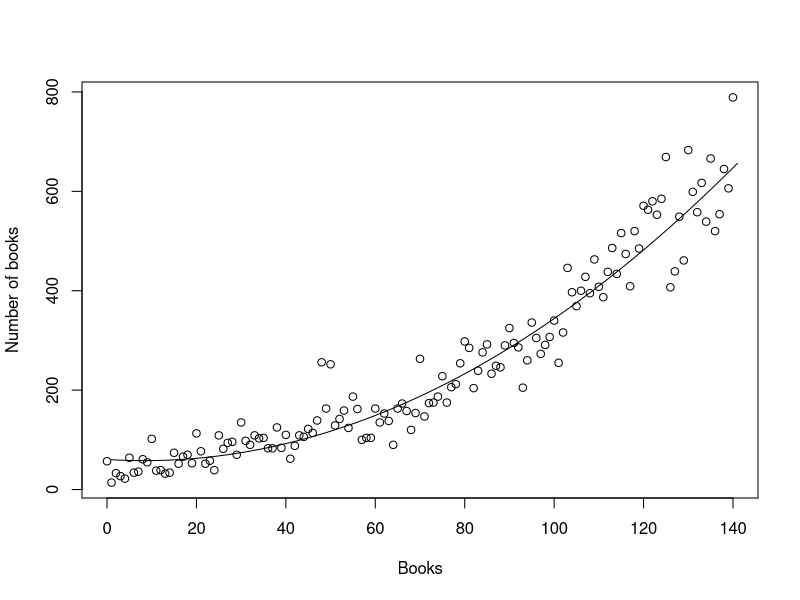

Generate this figure with R:
## ---- chunk 1
books <- read.csv("books.csv")
## ---- chunk 2
model <- lm(Number.of.Books ~ Year + I(Year^2), data = books)
plot(Number.of.Books ~ Year, data = books, xlab = "Books", ylab = "Number of books")
lines(fitted(model))
